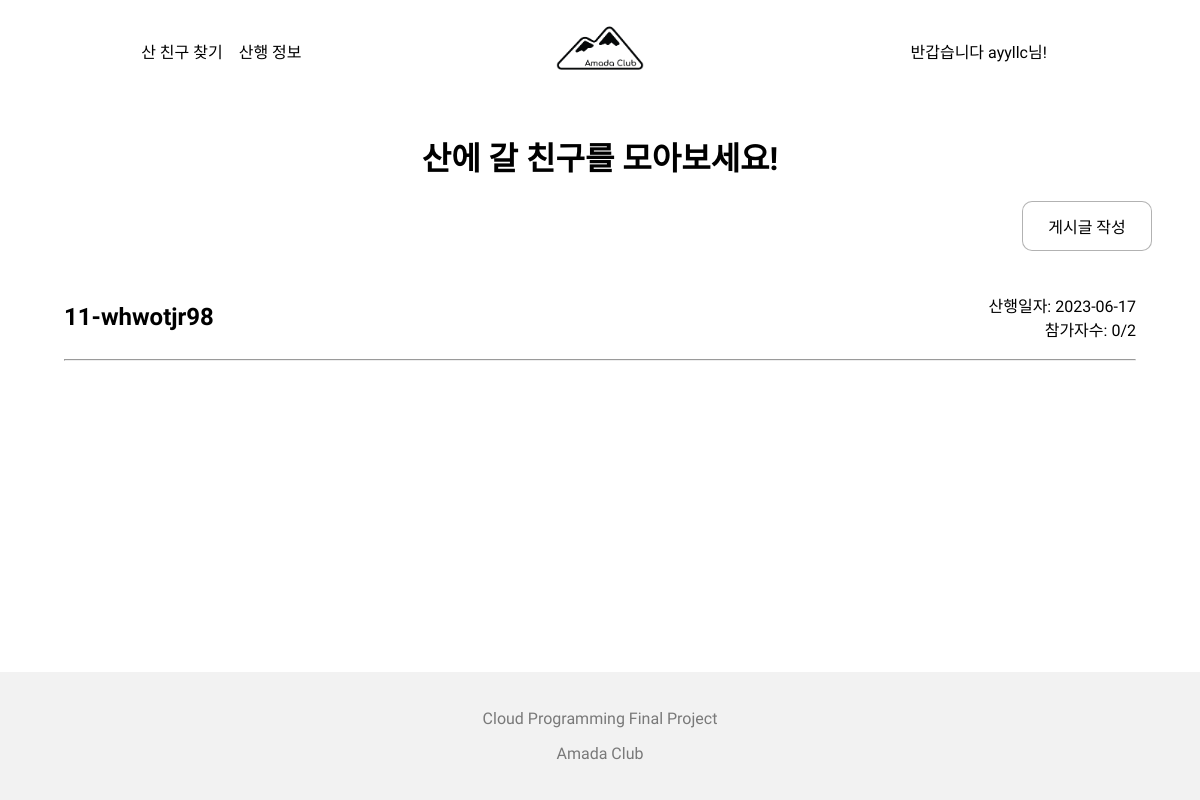
Page /routes/ (signed in) on the earlier database version.
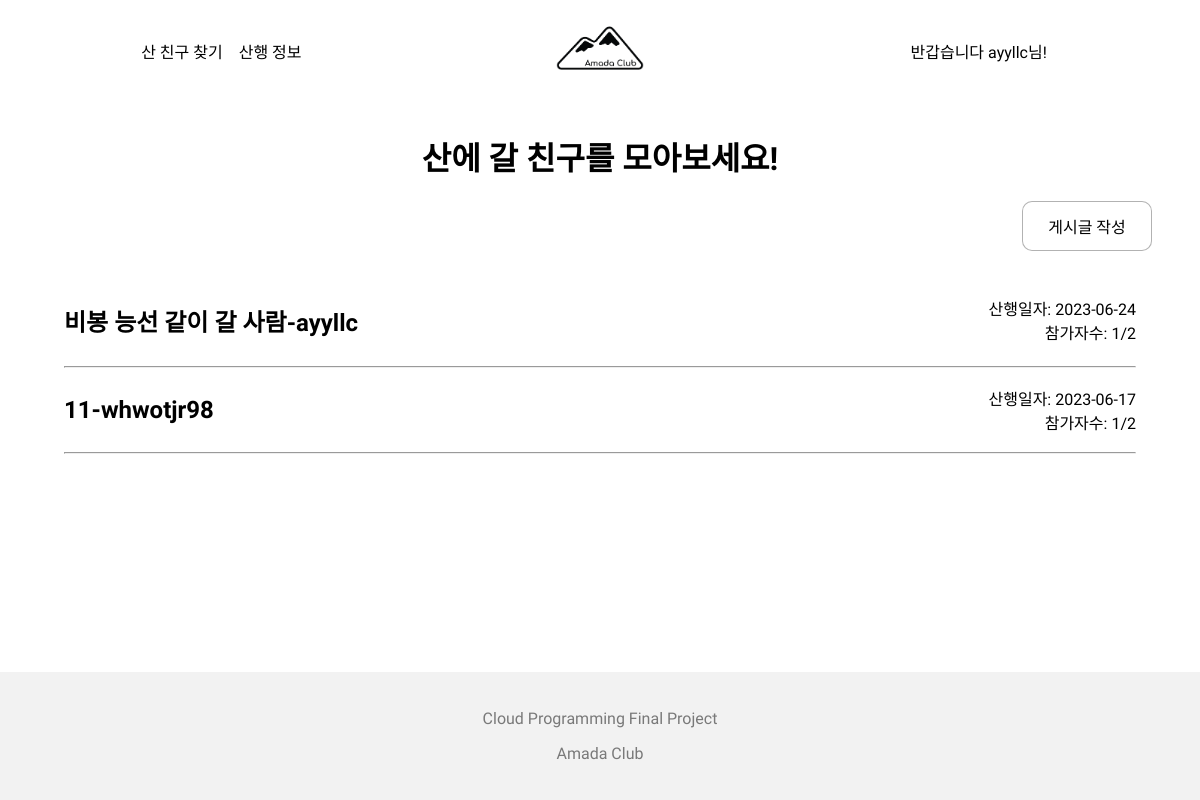
Same page on the later database version.
### hiking_routes/models.py (models this page shows, shortened)
class Post(models.Model):
    title = models.CharField(max_length=50)
    author = models.ForeignKey(User, null=False, on_delete=models.CASCADE)
    content = models.TextField(max_length=500)
    image = models.ImageField(upload_to='hiking_route/images/%Y/%M/%D/', blank=True)
    created_at = models.DateTimeField(auto_now_add=True)
    updated_at = models.DateTimeField(auto_now=True)
    max_member = models.IntegerField(default=1, validators=[MinValueValidator(1)])
    date = models.CharField(max_length=50, null=False, blank=False)
    start_point = models.CharField(max_length=30)
    end_point = models.CharField(max_length=30)
    def get_absolute_url(self):
        return f'/routes/{self.pk}'

### hiking_routes/views.py (the view)
# urls.py: path('', views.index),
def index(request):
    if request.user.is_authenticated:
        posts = Post.objects.all().order_by('-pk')
        return render(
            request,
            'hiking_routes/index.html',
            {
                'posts': posts
            }
        )
    return redirect('/')

### hiking_routes/templates/hiking_routes/index.html
{% extends 'base/base.html' %}
{% load static %}
{% block main_area %}
    <div class="hiking-route-main-container">
        <h1>산에 갈 친구를 모아보세요!</h1>
        <div class="hiking-route-post">
            <a class="btn post-btn" href="{% url 'new_post' %}">게시글 작성</a>
        </div>
        <div class="post-box">
            {% for post in posts %}
                <a class="post" href="{{ post.get_absolute_url }}">
                    <h2>
                        {{ post.title }}-{{ post.author }}
                    </h2>
                    <div class="post-sub">
                        <span>산행일자: {{ post.date }}</span>
                        <span>참가자수: {{ post.participate_set.count }}/{{ post.max_member }}</span>
                    </div>
                </a>
                <hr>
            {% endfor %}
        </div>
    </div>
{% endblock %}

Differences in the rows shown:
added Post: title "비봉 능선 같이 갈 사람", author "ayyllc", date "2023-06-24", participate_set.count "1", max_member "2"
computed for Post "whwotjr98": participate_set.count "0" → "1"
